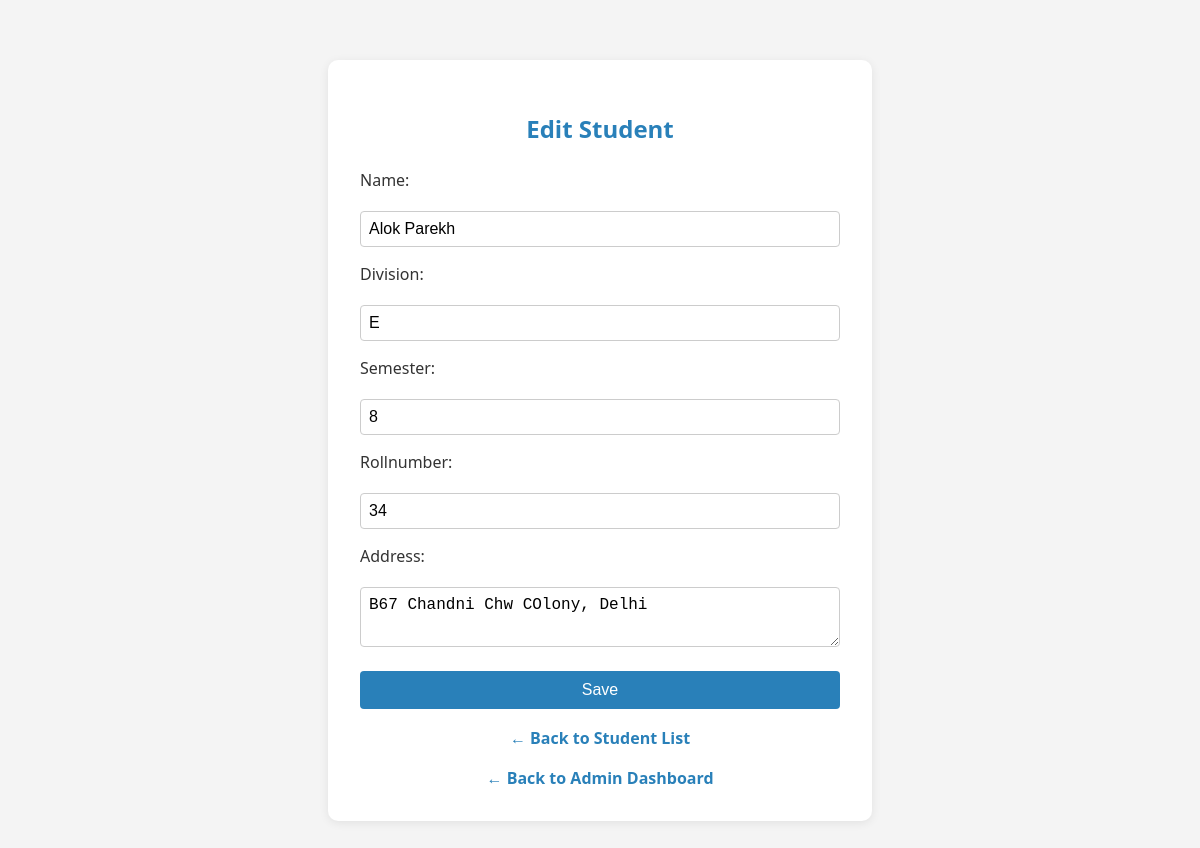
Screenshot of /students/11/edit/ (signed in) with the database file from the repository.
### student/student_crud_models.py (models this page shows, shortened)
class Student(models.Model):
    name = models.CharField(max_length=100)
    division = models.CharField(max_length=10)
    semester = models.IntegerField()
    rollnumber = models.CharField(max_length=20, unique=True)
    address = models.TextField()

### student/student_crud_views.py (the view, shortened to what this page needs)
# urls.py: path('students/<int:pk>/edit/', student_update, name='student_update'),
@login_required
@user_passes_test(is_admin)
def student_update(request, pk):
    student = get_object_or_404(Student, pk=pk)
    return render(request, 'student/student_form.html', {'student': student})

### student/student_crud_views.py (called while the page is built)
def is_admin(user):
    return user.is_staff

### student/templates/student/student_form.html (shortened to what this page needs)
<html>
<head>
</head>
<body>
    <div class="container">
        <h2>{% if student %}Edit{% else %}Add{% endif %} Student</h2>
        <form method="post">
            <label>Name:</label>
            <input type="text" name="name" value="{{ student.name|default:'' }}" required>
            <label>Division:</label>
            <input type="text" name="division" value="{{ student.division|default:'' }}" required>
            <label>Semester:</label>
            <input type="number" name="semester" value="{{ student.semester|default:'' }}" required>
            <label>Rollnumber:</label>
            <input type="text" name="rollnumber" value="{{ student.rollnumber|default:'' }}" required>
            <label>Address:</label>
            <textarea name="address" required>{{ student.address|default:'' }}</textarea>
            <input type="submit" value="Save" class="btn">
        </form>
        <a href="{% url 'student_list' %}" class="back-btn">&#8592; Back to Student List</a>
        <a href="/admindashboard/" class="back-btn">&#8592; Back to Admin Dashboard</a>
    </div>
</body>
</html>

### student/templates/student/student_form.html (style rules this page uses)
body { font-family: 'Segoe UI', sans-serif; background: #f4f4f4; margin: 0; padding: 0; }
.container { max-width: 480px; margin: 60px auto; background: #fff; border-radius: 10px; box-shadow: 0 2px 10px rgba(0,0,0,0.08); padding: 32px; }
h2 { color: #2980b9; margin-bottom: 24px; text-align: center; }
form { display: flex; flex-direction: column; gap: 16px; }
label { font-weight: 500; color: #333; margin-bottom: 4px; }
input, textarea { padding: 8px; border-radius: 4px; border: 1px solid #ccc; font-size: 1rem; }
textarea { resize: vertical; min-height: 60px; }
.btn { background: #2980b9; color: #fff; border: none; border-radius: 4px; padding: 10px 0; font-size: 1rem; cursor: pointer; margin-top: 8px; }
.back-btn { display: block; margin-top: 18px; color: #2980b9; text-decoration: none; font-weight: bold; text-align: center; }

### rows the page displays
Student: name "Alok Parekh", division "E", semester "8", rollnumber "34", address "B67 Chandni Chw COlony, Delhi"
